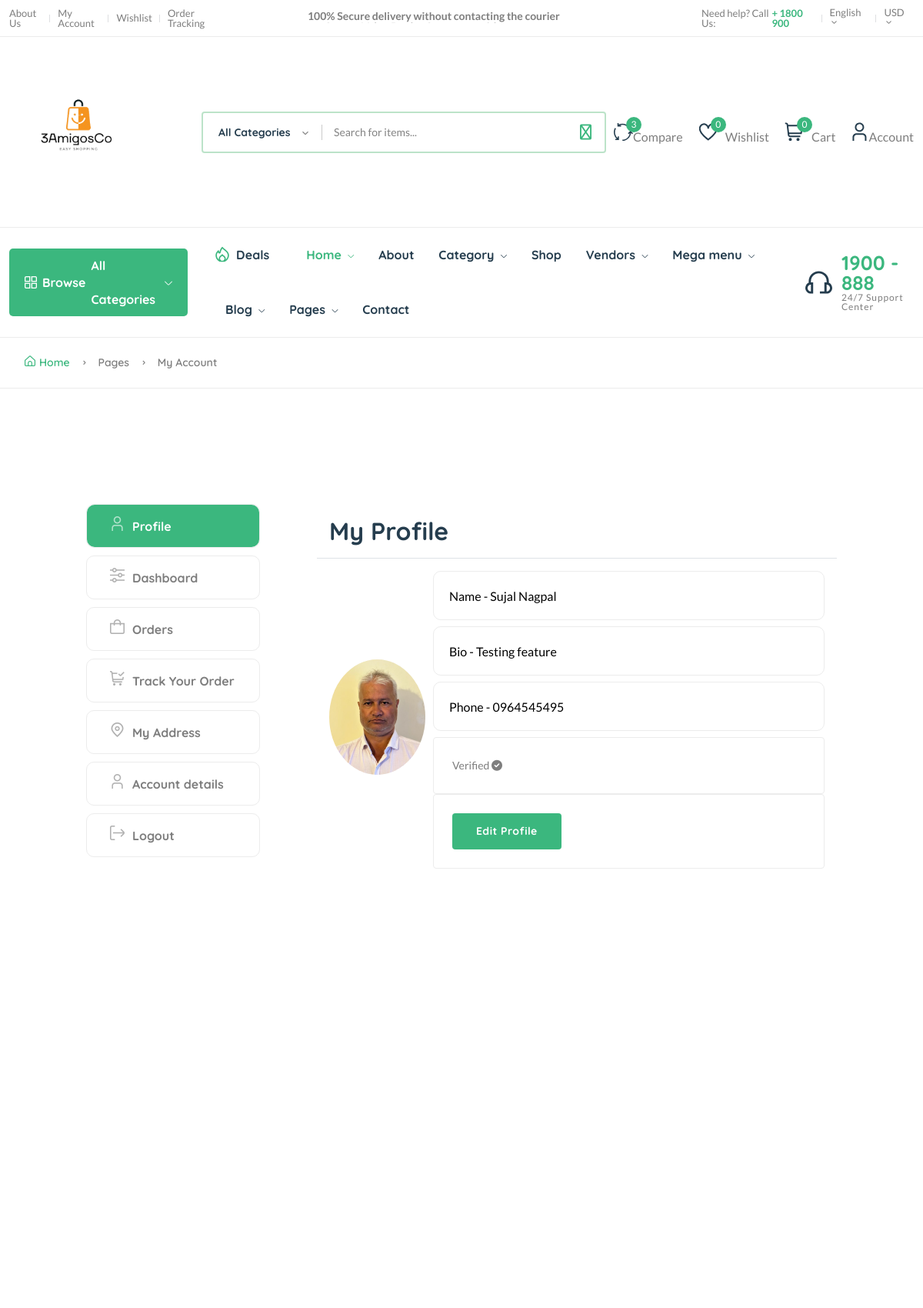
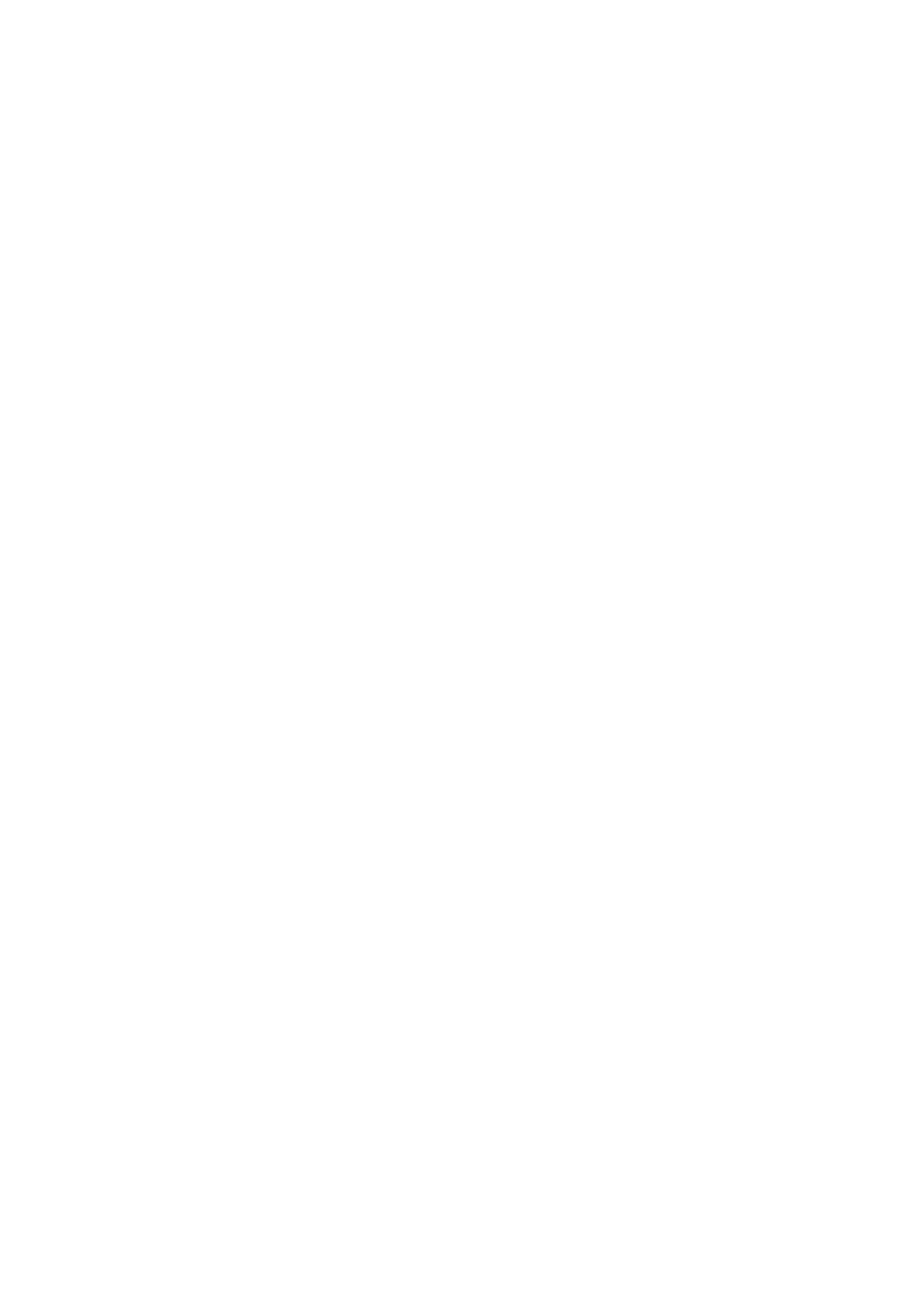
/dashboard/ (signed in, upper part), run on the app's committed database (2 pictures, top to bottom).
### userauths/models.py (models this page shows)
class Profile(models.Model):
    user = models.OneToOneField(User, on_delete=models.CASCADE, default=None)
    image = models.ImageField(upload_to="image")
    full_name = models.CharField(max_length=200, null=True, blank=True)
    bio  = models.CharField(max_length=200, null=True, blank=True)
    phone = models.CharField(max_length=200)
    verified = models.BooleanField(default=False)
    def __str__(self):
        return f"{self.user.username} - {self.full_name} - {self.bio}"

### core/views.py (the view)
# urls.py: path("dashboard/", customer_dashboard, name="dashboard"),
@login_required
def customer_dashboard(request):
    orders_list = CartOrder.objects.filter(user=request.user).order_by("-id")
    address = Address.objects.filter(user=request.user)
    orders = CartOrder.objects.annotate(month=ExtractMonth("order_date")).values("month").annotate(count=Count("id")).values("month", "count")
    month = []
    total_orders = []
    for i in orders:
        month.append(calendar.month_name[i["month"]])
        total_orders.append(i["count"])
    if request.method == "POST":
        address = request.POST.get("address")
        mobile = request.POST.get("mobile")
        new_address = Address.objects.create(
            user=request.user,
            address=address,
            mobile=mobile,
        )
        messages.success(request, "Address Added Successfully.")
        return redirect("core:dashboard")
    else:
        print("Error")
    user_profile = Profile.objects.get(user=request.user)
    print("User profile is:", user_profile)
    context = {
        "user_profile":user_profile,
        "orders":orders,
        "orders_list": orders_list,
        "address": address,
        "month": month,
        "total_orders": total_orders,
    }
    return render(request, 'core/dashboard.html', context)

### core/context_processor.py (called while the page is built)
def default(request):
    categories = Category.objects.all()
    vendors = Vendor.objects.all()
    min_max_price = Product.objects.aggregate(Min("vendor_price"), Max("vendor_price"))
    if request.user.is_authenticated:
        try:
            wishlist = wishlist_model.objects.filter(user=request.user)
        except:
            messages.warning(request, "You need to login before accessing your wishlist.")
            wishlist = 0
    else:
        wishlist = 0
    try:
        address = Address.objects.get(user=request.user)
    except:
       address = None
    return {
        'categories':categories,
        'address':address,
        'wishlist':wishlist,
        'vendors':vendors,
        'min_max_price':min_max_price,
    }

### userauths/models.py (called while the page is built)
    def __str__(self):
        return self.username

### templates/core/dashboard.html (shortened to what this page needs)
{% extends 'partials/base.html' %}
{% load static %}
{% block content %}
    <main class="main pages">
        <div class="page-header breadcrumb-wrap">
            <div class="container">
                <div class="breadcrumb">
                    <a href="index.html" rel="nofollow"><i class="fi-rs-home mr-5"></i>Home</a>
                    <span></span> Pages <span></span> My Account
                </div>
            </div>
        </div>
        <div class="page-content pt-150 pb-150">
            <div class="container">
                <div class="row">
                    <div class="col-lg-10 m-auto">
                        <div class="row">
                            <div class="col-md-3">
                                <div class="dashboard-menu">
                                    <ul class="nav flex-column" role="tablist">
                                        <li class="nav-item">
                                            <a class="nav-link active" id="profile-tab" data-bs-toggle="tab" href="#profile" role="tab" aria-controls="profile" aria-selected="false"><i class="fi-rs-user mr-10"></i>Profile</a>
                                        </li>
                                        <li class="nav-item">
                                            <a class="nav-link" id="dashboard-tab" data-bs-toggle="tab" href="#dashboard" role="tab" aria-controls="dashboard" aria-selected="false"><i class="fi-rs-settings-sliders mr-10"></i>Dashboard</a>
                                        </li>
                                        <li class="nav-item">
                                            <a class="nav-link" id="orders-tab" data-bs-toggle="tab" href="#orders" role="tab" aria-controls="orders" aria-selected="false"><i class="fi-rs-shopping-bag mr-10"></i>Orders</a>
                                        </li>
                                        <li class="nav-item">
                                            <a class="nav-link" id="track-orders-tab" data-bs-toggle="tab" href="#track-orders" role="tab" aria-controls="track-orders" aria-selected="false"><i class="fi-rs-shopping-cart-check mr-10"></i>Track Your Order</a>
                                        </li>
                                        <li class="nav-item">
                                            <a class="nav-link" id="address-tab" data-bs-toggle="tab" href="#address" role="tab" aria-controls="address" aria-selected="true"><i class="fi-rs-marker mr-10"></i>My Address</a>
                                        </li>
                                        <li class="nav-item">
                                            <a class="nav-link" id="account-detail-tab" data-bs-toggle="tab" href="#account-detail" role="tab" aria-controls="account-detail" aria-selected="true"><i class="fi-rs-user mr-10"></i>Account details</a>
                                        </li>
                                        <li class="nav-item">
                                            <a class="nav-link" href="page-login.html"><i class="fi-rs-sign-out mr-10"></i>Logout</a>
                                        </li>
                                    </ul>
                                </div>
                            </div>
                            <div class="col-md-9">
                                <div class="tab-content account dashboard-content pl-50">
                                    <div class="tab-pane fade active show" id="profile" role="tabpanel" aria-labelledby="profile-tab">
                                        <div class="card">
                                            <div class="card-header border-bottom">
                                                <h3 class="mb-0">My Profile</h3>
                                            </div>
                                            </div>
                                            <div class="card-body mb-2" style="display: flex; align-items: center; gap: 10px;">
                                                <div>
                                                    {% if user_profile.image %}
                                                    <span><img src="{{ user_profile.image.url }}" style="width: 150px; object-fit: cover; border-radius: 50%; height: 150px;" alt=""></span>
                                                    {% else %}
                                                    <span><img src="https://t4.ftcdn.net/jpg/00/64/67/63/360_F_64676383_LdbmhiNM6Ypzb3FM4PPuFP9rHe7ri8Ju.jpg" style="width: 150px; object-fit: cover; border-radius:50%; height:150px;" alt=""></span>
                                                    {% endif %}
                                                </div>
                                                <div>
                                                    <span><input class="mb-2" type="text" value="Name - {{ user_profile.full_name }}"></span>
                                                    <span><input class="mb-2" type="text" value="Bio - {{ user_profile.bio }}"></span>
                                                    <span><input class="mb-2" type="text" value="Phone - {{ user_profile.phone }}"></span>
                                                    {% if user_profile.verified == True %}
                                                    <div class="p-4 border rounded">
                                                        <span>Verified</span> <span> <i class="fas fa-check-circle"></i> </span>
                                                    </div>
                                                    {% else %}
                                                    <div class="p-4 border rounded">
                                                        <span>Not verified </span> <span> <i class="fas fa-x"></i> </span>
                                                    </div>
                                                    {% endif %}
                                                    <div class="p-4 border rounded">
                                                        <a href="{% url 'userauths:profile-update' %}" class="btn btn-succees">Edit Profile</a>
                                                    </div>
                                                </div>
                                            </div>
                                        </div>
                                    </div>
                                </div>
                            </div>
                        </div>
                    </div>
                </div>
            </div>
    </main>
{% endblock content %}

### data on the page
Profile: image (picture), full_name "Name - Sujal Nagpal", bio "Bio - Testing feature", phone "Phone - 0964545495"

### other printed values
{{ wishlist.count }} "0"
{{ request.session.cart_data_obj|length }} "0"
